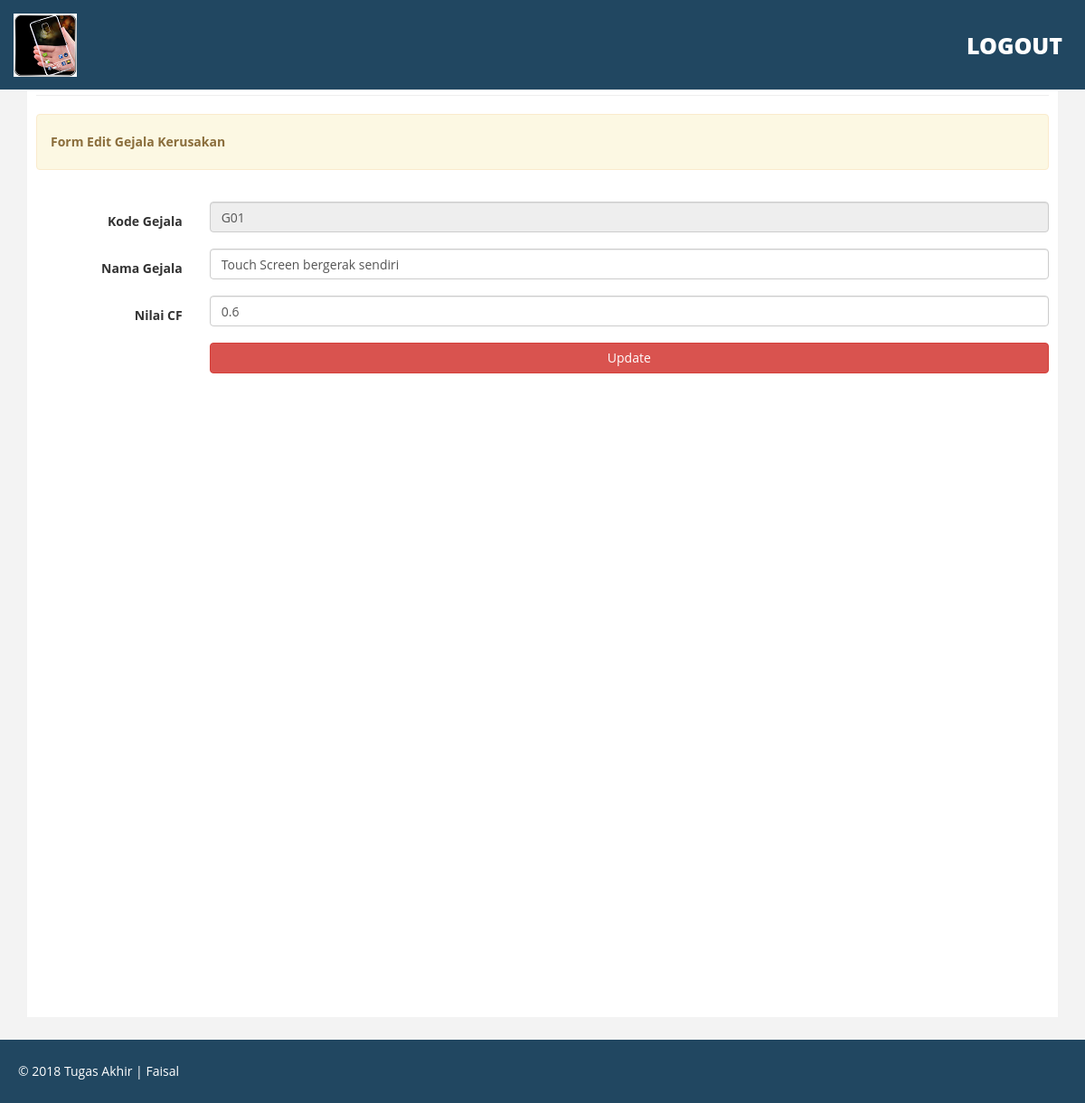
Page /admin/editgejala/1 on the committed database.
### tables this page shows
CREATE TABLE IF NOT EXISTS `gejala_kerusakan` (
  `id` int(11) NOT NULL AUTO_INCREMENT,
  `nama` varchar(200) NOT NULL,
  `cf` double NOT NULL,
  `kode` varchar(5) NOT NULL,
  PRIMARY KEY (`id`),
  UNIQUE KEY `kode` (`kode`)
);

### application/controllers/Admin_controller.php (called while the page is built, shortened)
<?php
class Admin_controller extends CI_Controller
{
    function __construct()
    {
        $this->load->model('Admin_model');
    }
    function editGejala($param)
    {
        $data['data']   = $this->Admin_model->lihatGejalaKerusakanById($param);
        $data['footer'] = $this->load->view("admin/footer.php", '', TRUE);
        $data['header'] = $this->load->view("admin/header.php", '', TRUE);
        $this->load->view('admin/form_edit_gejala', $data);
    }
}

### index.php (called while the page is built, shortened)
<?php
require_once BASEPATH.'core/CodeIgniter.php';

### application/models/Admin_model.php (called while the page is built, shortened)
<?php
class Admin_model extends CI_Model
{
    function lihatGejalaKerusakanById($id)
    {
        $this->db->from('gejala_kerusakan');
        $this->db->where('id', $id);
        $query = $this->db->get();
        return $query->result_array();
    }
}

### application/views/admin/form_edit_gejala.php (the view, shortened to what this page needs)
<!DOCTYPE html>
<html xmlns="http://www.w3.org/1999/xhtml">
<head>
   <link href="<?php echo base_url("assets/admin"); ?>/css/bootstrap.css" rel="stylesheet" />
   <link href="<?php echo base_url("assets/admin"); ?>/css/font-awesome.css" rel="stylesheet" />
   <link href="<?php echo base_url("assets/admin"); ?>/css/custom.css" rel="stylesheet" />
</head>
<body>
   <div id="wrapper">
    <?php echo $header;?>
    <div id="page-wrapper" >
      <div class="container">
         <div id="page-inner">
            <hr />
            <div class="row">
            <div class="col-lg-12">
              <div class="alert alert-warning">
                <strong>Form Edit Gejala Kerusakan</strong>
              </div>
            </div>
          </div>
     <div class="row text-center pad-top">
      <div class="col-lg-12 col-md-12 col-sm-12 col-xs-6">
         <?php
         $attributes = array('class' => 'form-horizontal', 'id' => 'tambahgejala');
         echo form_open('admin/submit/editgejala', $attributes);
         ?>
         <div class="form-group">
            <label class="control-label col-sm-2" for="nama">Kode Gejala</label>
            <div class="col-sm-10">
                  <input type="text" class="form-control" placeholder="Tolong Masukkan Angka" aria-describedby="basic-addon2" name="kode" id="kode" value="<?=$data[0]['kode']; ?>" readonly="">
            </div>
         </div>
         <div class="form-group">
            <label class="control-label col-sm-2" for="nama">Nama Gejala</label>
            <div class="col-sm-10">
               <input type="text" class="form-control" id="nama" placeholder="Masukkan Nilaiama Gejala" name="nama" value="<?=$data[0]['nama']?>">
            </div>
         </div>
         <div class="form-group">
            <label class="control-label col-sm-2" for="pwd">Nilai CF</label>
            <div class="col-sm-10">
              <input type="text" class="form-control" id="cf" placeholder="Masukkan nilai CF Pakar" name="cf" value="<?= $data[0]['cf']?>">
           </div>
        </div>
        <div class="form-group">
         <div class="col-sm-offset-2 col-sm-10">
           <button type="submit" class="btn btn-danger col-lg-12">Update</button>
        </div>
     </div>
     <?php echo form_close();?>
  </div>
</div>
</div>
</div>
</div>
</div>
<?php echo $footer;?>
</body>
</html>

### assets/admin/css/custom.css (style rules this page uses)
body { font-family: 'Open Sans', sans-serif; line-height:30px; }
#wrapper { width: 100%; margin-top:50px; }
#page-wrapper { padding: 15px 0px; min-height: 600px; background:#F3F3F3; }
#page-inner { width:100%; margin:10px 20px 10px 0px; background-color:#fff!important; padding:10px; min-height:1050px; }
.pad-top { padding-top:15px; }
@media (min-width:768px) { #page-wrapper { padding: 15px 0px; min-height: 1050px; } }

### rows in the picture
gejala_kerusakan: kode "G01", nama "Touch Screen bergerak sendiri", cf "0.6"
